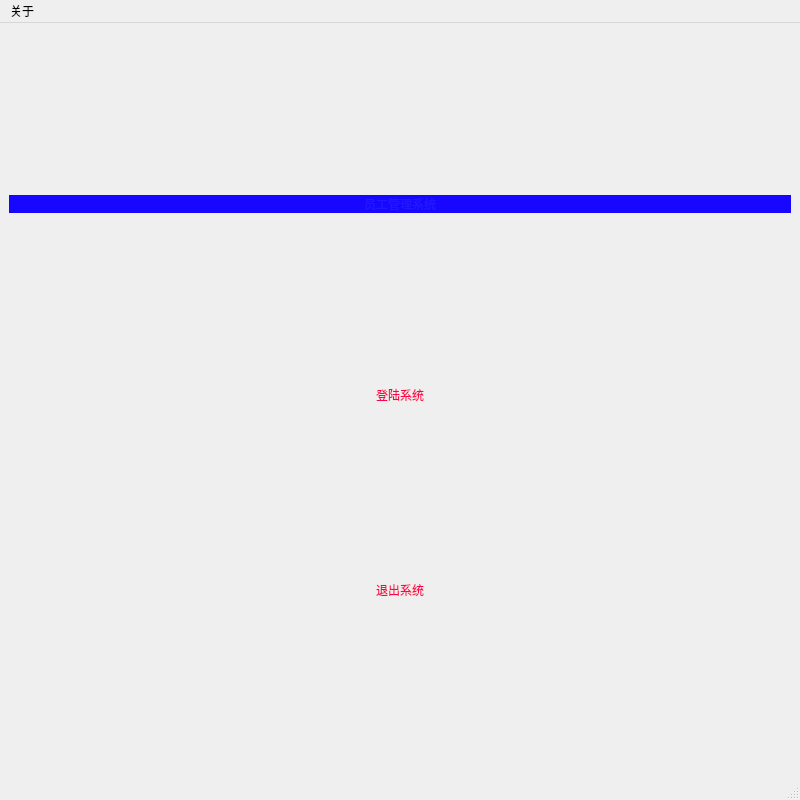
<?xml version="1.0" encoding="UTF-8"?>
<ui version="4.0">
 <class>MainWindow</class>
 <widget class="QMainWindow" name="MainWindow">
  <property name="geometry">
   <rect>
    <x>0</x>
    <y>0</y>
    <width>800</width>
    <height>800</height>
   </rect>
  </property>
  <property name="minimumSize">
   <size>
    <width>800</width>
    <height>800</height>
   </size>
  </property>
  <property name="maximumSize">
   <size>
    <width>800</width>
    <height>800</height>
   </size>
  </property>
  <property name="windowTitle">
   <string>快一秒员工管理系统</string>
  </property>
  <property name="styleSheet">
   <string notr="true">background-image: url(:/new/prefix1/timg2.jpg);</string>
  </property>
  <widget class="QWidget" name="centralwidget">
   <layout class="QVBoxLayout" name="verticalLayout">
    <item>
     <widget class="QLabel" name="label">
      <property name="sizePolicy">
       <sizepolicy hsizetype="Preferred" vsizetype="Fixed">
        <horstretch>0</horstretch>
        <verstretch>0</verstretch>
       </sizepolicy>
      </property>
      <property name="styleSheet">
       <string notr="true">font: 75 36pt &quot;微软雅黑&quot;;
color: rgb(32, 25, 255);
background-color: rgb(23, 7, 255);</string>
      </property>
      <property name="text">
       <string>员工管理系统</string>
      </property>
      <property name="alignment">
       <set>Qt::AlignCenter</set>
      </property>
     </widget>
    </item>
    <item>
     <layout class="QHBoxLayout" name="horizontalLayout" stretch="2,6,2">
      <item>
       <spacer name="horizontalSpacer">
        <property name="orientation">
         <enum>Qt::Horizontal</enum>
        </property>
        <property name="sizeHint" stdset="0">
         <size>
          <width>40</width>
          <height>20</height>
         </size>
        </property>
       </spacer>
      </item>
      <item>
       <widget class="QPushButton" name="btn_login">
        <property name="styleSheet">
         <string notr="true">font: 30pt &quot;微软雅黑&quot;;
background:transparent;
color: rgb(255, 2, 78)</string>
        </property>
        <property name="text">
         <string>登陆系统</string>
        </property>
        <property name="flat">
         <bool>true</bool>
        </property>
       </widget>
      </item>
      <item>
       <spacer name="horizontalSpacer_2">
        <property name="orientation">
         <enum>Qt::Horizontal</enum>
        </property>
        <property name="sizeHint" stdset="0">
         <size>
          <width>40</width>
          <height>20</height>
         </size>
        </property>
       </spacer>
      </item>
     </layout>
    </item>
    <item>
     <layout class="QHBoxLayout" name="horizontalLayout_4" stretch="2,0,2">
      <item>
       <spacer name="horizontalSpacer_7">
        <property name="orientation">
         <enum>Qt::Horizontal</enum>
        </property>
        <property name="sizeHint" stdset="0">
         <size>
          <width>40</width>
          <height>20</height>
         </size>
        </property>
       </spacer>
      </item>
      <item>
       <widget class="QPushButton" name="pushButton_3">
        <property name="styleSheet">
         <string notr="true">font: 30pt &quot;微软雅黑&quot;;
background:transparent;
color: rgb(255, 2, 78)</string>
        </property>
        <property name="text">
         <string>退出系统</string>
        </property>
        <property name="flat">
         <bool>true</bool>
        </property>
       </widget>
      </item>
      <item>
       <spacer name="horizontalSpacer_8">
        <property name="orientation">
         <enum>Qt::Horizontal</enum>
        </property>
        <property name="sizeHint" stdset="0">
         <size>
          <width>40</width>
          <height>20</height>
         </size>
        </property>
       </spacer>
      </item>
     </layout>
    </item>
   </layout>
  </widget>
  <widget class="QMenuBar" name="menubar">
   <property name="geometry">
    <rect>
     <x>0</x>
     <y>0</y>
     <width>800</width>
     <height>23</height>
    </rect>
   </property>
   <widget class="QMenu" name="menu">
    <property name="title">
     <string>关于</string>
    </property>
    <addaction name="actionAbout_this"/>
    <addaction name="actionAbout_Qt"/>
   </widget>
   <addaction name="menu"/>
  </widget>
  <widget class="QStatusBar" name="statusbar"/>
  <action name="actionAbout_this">
   <property name="text">
    <string>About this</string>
   </property>
  </action>
  <action name="actionAbout_Qt">
   <property name="text">
    <string>About Qt</string>
   </property>
  </action>
 </widget>
 <resources/>
 <connections/>
</ui>
